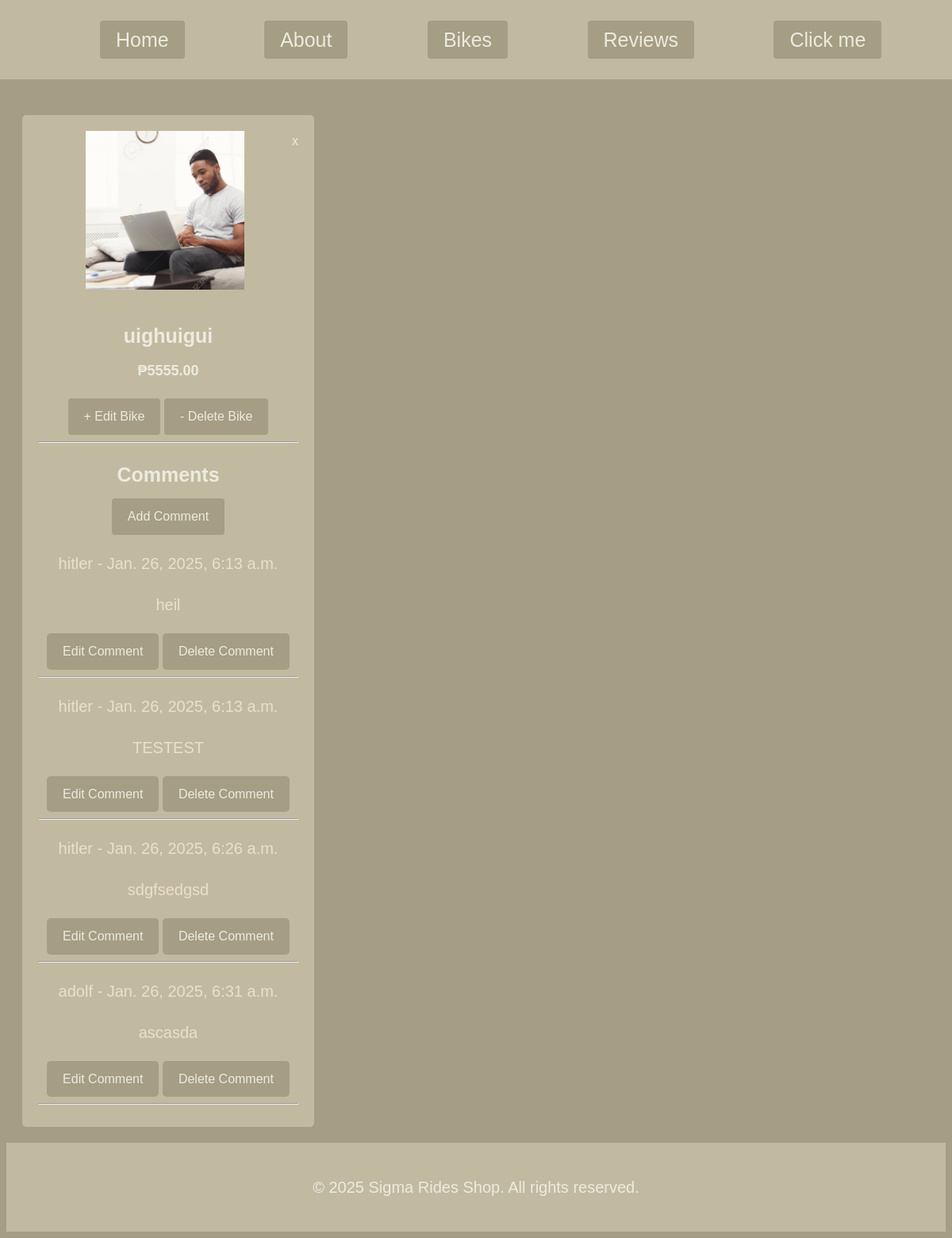
The app's page /bike/11 with its own data.
### app/models.py (models this page shows, shortened)
class Bike(models.Model):
    name = models.CharField(max_length=100)
    category = models.ForeignKey(Category, on_delete=models.CASCADE, related_name='bikes')
    supplier = models.ManyToManyField(Supplier, related_name='bikes')
    price = models.DecimalField(max_digits=10, decimal_places=2)
    stock_quantity = models.PositiveIntegerField()
    image = models.ImageField(null=True, blank=True, upload_to='images/')

class Comment(models.Model):
    bike = models.ForeignKey(Bike, related_name="comments", on_delete=models.CASCADE)
    user = models.ForeignKey("auth.User", on_delete=models.CASCADE)
    body = models.TextField()
    date_time = models.DateTimeField(auto_now_add=True, null=True)

### app/views.py (the view)
# urls.py: path('bike/<int:pk>', BikeDetailView.as_view(), name='bike_detail'),
class BikeDetailView(DetailView):
    model = Bike
    context_object_name = 'bike'
    template_name = 'app/bike/bike_detail.html'

### app/templates/app/bike/bike_detail.html (shortened to what this page needs)
{% extends 'app/base.html' %}
{% block content %}
<section class="products">
    <div class="product-card">
    <a href="{% url 'bike_list' %}" class="close">x</a>
        {% if bike.image %}
            <img src="{{ bike.image.url }}" alt="{{ bike.name }}">
        {% else %}
            <p>No image available.</p>
        {% endif %}
        <h2>{{ bike.name }}</h2>
        <span class="price">₱{{ bike.price }}</span><br>
        <a href="{% url 'bike_update' bike.id %}" class="anchor">+ Edit Bike</a>
        <a href="{% url 'bike_delete' bike.id %}" class="anchor">- Delete Bike</a>
        <hr>
        <h2>Comments</h2>
        <a href="{% url 'comment_create' bike.pk %}" class="anchor">Add Comment</a>
        {% if bike.comments.exists %}
            {% for comment in bike.comments.all %}
                <p>{{ comment.user }} - {{ comment.date_time }}</p>
                <p>{{ comment.body }}</p>
                <a href="{% url 'comment_update' bike.pk %}" class="btn">Edit Comment</a>
                <a href="{% url 'comment_delete' bike.pk %}" class="btn">Delete Comment</a>
                <hr>
            {% endfor %}
        {% else %}
            <p>No comments yet.</p>
            <hr>
        {% endif %}
    </div>
</section>
{%  endblock content %}

### static/css/base.css (style rules this page uses)
body { font-family: Arial, sans-serif; line-height: 1.6; background: #A59D84; }
p { color: #ECDFCC; font-size: 20px; }
.anchor { display: inline-block; text-decoration: none; color: #ECEBDE; padding: 10px 20px; background-color: #A59D84; border-radius: 4px; cursor: pointer; transition: background-color 0.3s ease; }
main h2, span { color: #ECEBDE; }
.products { display: grid; grid-template-columns: repeat(3, 1fr); grid-gap: 20px; }
.close { padding: 0 0 0 0; margin: auto; border-radius: 50%; float: right; background-color: #C1BAA1; text-decoration: none; color: #ECEBDE; transition: background-color 0.3s ease; }
.product-card { padding: 20px; text-align: center; border-radius: 5px; background-color: #C1BAA1; }
.product-card img { width: 100%; max-width: 200px; height: 200px; object-fit: cover; margin-bottom: 10px; transition: transform 1.0s; }
.product-card h2 { font-size: 25px; margin-bottom: 10px; }
.btn { display: inline-block; background-color: #A59D84; color: #ECEBDE; padding: 10px 20px; text-decoration: none; border-radius: 5px; cursor: pointer; transition: background-color 0.3s ease; }
.price { font-size: 18px; font-weight: bold; margin-bottom: 10px; }

### static/css/transition.css (style rules this page uses)
body { animation: Transformation 0.7s; }

### records on screen
Bike: image (picture), name "uighuigui", price "5555.00"
Comment: user "hitler", date_time "Jan. 26, 2025, 6:13 a.m.", body "heil"
Comment: user "hitler", date_time "Jan. 26, 2025, 6:13 a.m.", body "TESTEST"
Comment: user "hitler", date_time "Jan. 26, 2025, 6:26 a.m.", body "sdgfsedgsd"
Comment: user "adolf", date_time "Jan. 26, 2025, 6:31 a.m.", body "ascasda"
